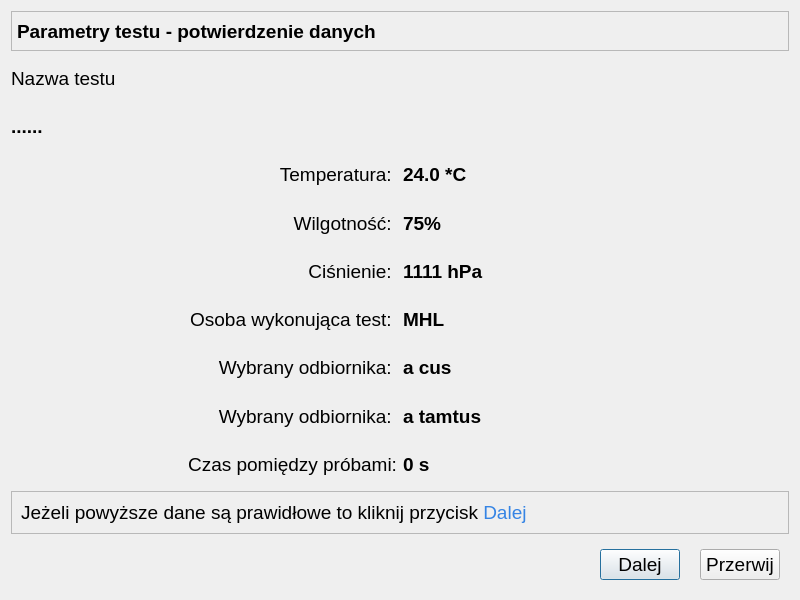
<?xml version="1.0" encoding="UTF-8"?>
<ui version="4.0">
 <class>OknoSprawdzenieDanych</class>
 <widget class="QDialog" name="OknoSprawdzenieDanych">
  <property name="geometry">
   <rect>
    <x>0</x>
    <y>0</y>
    <width>800</width>
    <height>600</height>
   </rect>
  </property>
  <property name="minimumSize">
   <size>
    <width>800</width>
    <height>600</height>
   </size>
  </property>
  <property name="maximumSize">
   <size>
    <width>1920</width>
    <height>1200</height>
   </size>
  </property>
  <property name="font">
   <font>
    <family>Arial</family>
    <pointsize>14</pointsize>
   </font>
  </property>
  <property name="windowTitle">
   <string>Parametry Testu - potwierdzenie danych</string>
  </property>
  <layout class="QGridLayout" name="gridLayout">
   <item row="8" column="0">
    <widget class="QLabel" name="eReceiver">
     <property name="font">
      <font>
       <family>Arial</family>
       <pointsize>14</pointsize>
      </font>
     </property>
     <property name="text">
      <string>Wybrany odbiornika: </string>
     </property>
     <property name="alignment">
      <set>Qt::AlignRight|Qt::AlignTrailing|Qt::AlignVCenter</set>
     </property>
    </widget>
   </item>
   <item row="7" column="0">
    <widget class="QLabel" name="eTransmitter">
     <property name="font">
      <font>
       <family>Arial</family>
       <pointsize>14</pointsize>
      </font>
     </property>
     <property name="text">
      <string>Wybrany odbiornika: </string>
     </property>
     <property name="alignment">
      <set>Qt::AlignRight|Qt::AlignTrailing|Qt::AlignVCenter</set>
     </property>
    </widget>
   </item>
   <item row="7" column="1">
    <widget class="QLabel" name="numerNadajnika">
     <property name="font">
      <font>
       <family>Arial</family>
       <pointsize>14</pointsize>
       <bold>true</bold>
      </font>
     </property>
     <property name="text">
      <string>a cus</string>
     </property>
    </widget>
   </item>
   <item row="0" column="0" colspan="2">
    <widget class="QFrame" name="frame">
     <property name="maximumSize">
      <size>
       <width>16777215</width>
       <height>40</height>
      </size>
     </property>
     <property name="frameShape">
      <enum>QFrame::StyledPanel</enum>
     </property>
     <property name="frameShadow">
      <enum>QFrame::Raised</enum>
     </property>
     <layout class="QHBoxLayout" name="horizontalLayout">
      <property name="leftMargin">
       <number>5</number>
      </property>
      <property name="topMargin">
       <number>5</number>
      </property>
      <property name="rightMargin">
       <number>5</number>
      </property>
      <property name="bottomMargin">
       <number>5</number>
      </property>
      <item>
       <widget class="QLabel" name="label_3">
        <property name="maximumSize">
         <size>
          <width>16777215</width>
          <height>45</height>
         </size>
        </property>
        <property name="font">
         <font>
          <family>Arial</family>
          <pointsize>14</pointsize>
          <bold>true</bold>
         </font>
        </property>
        <property name="text">
         <string>Parametry testu - potwierdzenie danych</string>
        </property>
       </widget>
      </item>
     </layout>
    </widget>
   </item>
   <item row="3" column="0">
    <widget class="QLabel" name="lTemp">
     <property name="font">
      <font>
       <family>Arial</family>
       <pointsize>14</pointsize>
      </font>
     </property>
     <property name="text">
      <string>Temperatura: </string>
     </property>
     <property name="alignment">
      <set>Qt::AlignRight|Qt::AlignTrailing|Qt::AlignVCenter</set>
     </property>
    </widget>
   </item>
   <item row="11" column="0" colspan="2">
    <widget class="QFrame" name="frame_2">
     <property name="frameShape">
      <enum>QFrame::StyledPanel</enum>
     </property>
     <property name="frameShadow">
      <enum>QFrame::Raised</enum>
     </property>
     <layout class="QHBoxLayout" name="horizontalLayout_2">
      <item>
       <widget class="QLabel" name="label_9">
        <property name="font">
         <font>
          <family>Arial</family>
          <pointsize>14</pointsize>
         </font>
        </property>
        <property name="text">
         <string>&lt;html&gt;&lt;head/&gt;&lt;body&gt;&lt;p&gt;Jeżeli powyższe dane są prawidłowe to kliknij przycisk&lt;span style=&quot; color:#3584e4;&quot;&gt; Dalej&lt;/span&gt;&lt;/p&gt;&lt;/body&gt;&lt;/html&gt;</string>
        </property>
       </widget>
      </item>
     </layout>
    </widget>
   </item>
   <item row="5" column="1">
    <widget class="QLabel" name="cisnienie">
     <property name="font">
      <font>
       <family>Arial</family>
       <pointsize>14</pointsize>
       <bold>true</bold>
      </font>
     </property>
     <property name="text">
      <string>1111 hPa</string>
     </property>
    </widget>
   </item>
   <item row="5" column="0">
    <widget class="QLabel" name="lcisnieie">
     <property name="font">
      <font>
       <family>Arial</family>
       <pointsize>14</pointsize>
      </font>
     </property>
     <property name="text">
      <string>Ciśnienie: </string>
     </property>
     <property name="alignment">
      <set>Qt::AlignRight|Qt::AlignTrailing|Qt::AlignVCenter</set>
     </property>
    </widget>
   </item>
   <item row="1" column="0">
    <widget class="QLabel" name="lTestName">
     <property name="font">
      <font>
       <family>Arial</family>
       <pointsize>14</pointsize>
      </font>
     </property>
     <property name="text">
      <string>Nazwa testu</string>
     </property>
     <property name="alignment">
      <set>Qt::AlignLeading|Qt::AlignLeft|Qt::AlignVCenter</set>
     </property>
    </widget>
   </item>
   <item row="12" column="0" colspan="2">
    <widget class="QWidget" name="widget" native="true">
     <layout class="QHBoxLayout" name="horizontalLayout_3">
      <property name="spacing">
       <number>20</number>
      </property>
      <item>
       <spacer name="horizontalSpacer">
        <property name="orientation">
         <enum>Qt::Horizontal</enum>
        </property>
        <property name="sizeHint" stdset="0">
         <size>
          <width>349</width>
          <height>20</height>
         </size>
        </property>
       </spacer>
      </item>
      <item>
       <widget class="QPushButton" name="pbDalej">
        <property name="text">
         <string>Dalej</string>
        </property>
        <property name="icon">
         <iconset theme="media-playback-start">
          <normaloff>.</normaloff>.</iconset>
        </property>
       </widget>
      </item>
      <item>
       <widget class="QPushButton" name="pbPrzerwij">
        <property name="text">
         <string>Przerwij</string>
        </property>
        <property name="icon">
         <iconset theme="media-playback-stop">
          <normaloff>.</normaloff>.</iconset>
        </property>
       </widget>
      </item>
     </layout>
    </widget>
   </item>
   <item row="4" column="1">
    <widget class="QLabel" name="wilgotnosc">
     <property name="font">
      <font>
       <family>Arial</family>
       <pointsize>14</pointsize>
       <bold>true</bold>
      </font>
     </property>
     <property name="text">
      <string>75%</string>
     </property>
    </widget>
   </item>
   <item row="6" column="1">
    <widget class="QLabel" name="osobaWykonujacaTest">
     <property name="font">
      <font>
       <family>Arial</family>
       <pointsize>14</pointsize>
       <bold>true</bold>
      </font>
     </property>
     <property name="text">
      <string>MHL</string>
     </property>
    </widget>
   </item>
   <item row="4" column="0">
    <widget class="QLabel" name="lhuminity">
     <property name="font">
      <font>
       <family>Arial</family>
       <pointsize>14</pointsize>
      </font>
     </property>
     <property name="text">
      <string>Wilgotność: </string>
     </property>
     <property name="alignment">
      <set>Qt::AlignRight|Qt::AlignTrailing|Qt::AlignVCenter</set>
     </property>
    </widget>
   </item>
   <item row="3" column="1">
    <widget class="QLabel" name="temperatura">
     <property name="font">
      <font>
       <family>Arial</family>
       <pointsize>14</pointsize>
       <bold>true</bold>
      </font>
     </property>
     <property name="text">
      <string>24.0 *C</string>
     </property>
    </widget>
   </item>
   <item row="9" column="0">
    <widget class="QLabel" name="ePowtarzalnosc">
     <property name="font">
      <font>
       <family>Arial</family>
       <pointsize>14</pointsize>
      </font>
     </property>
     <property name="text">
      <string>Czas pomiędzy próbami:</string>
     </property>
     <property name="alignment">
      <set>Qt::AlignRight|Qt::AlignTrailing|Qt::AlignVCenter</set>
     </property>
    </widget>
   </item>
   <item row="2" column="0" colspan="2">
    <widget class="QLabel" name="testName">
     <property name="font">
      <font>
       <family>Arial</family>
       <pointsize>14</pointsize>
       <bold>true</bold>
      </font>
     </property>
     <property name="text">
      <string>......</string>
     </property>
    </widget>
   </item>
   <item row="6" column="0">
    <widget class="QLabel" name="lOsobaWykTest">
     <property name="font">
      <font>
       <family>Arial</family>
       <pointsize>14</pointsize>
      </font>
     </property>
     <property name="text">
      <string>Osoba wykonująca test: </string>
     </property>
     <property name="alignment">
      <set>Qt::AlignRight|Qt::AlignTrailing|Qt::AlignVCenter</set>
     </property>
    </widget>
   </item>
   <item row="8" column="1">
    <widget class="QLabel" name="numerReceiver">
     <property name="font">
      <font>
       <family>Arial</family>
       <pointsize>14</pointsize>
       <bold>true</bold>
      </font>
     </property>
     <property name="text">
      <string>a tamtus</string>
     </property>
    </widget>
   </item>
   <item row="9" column="1">
    <widget class="QLabel" name="powtarzalnosc_czas">
     <property name="font">
      <font>
       <family>Arial</family>
       <pointsize>14</pointsize>
       <bold>true</bold>
      </font>
     </property>
     <property name="text">
      <string>0 s</string>
     </property>
    </widget>
   </item>
  </layout>
 </widget>
 <resources/>
 <connections/>
</ui>
